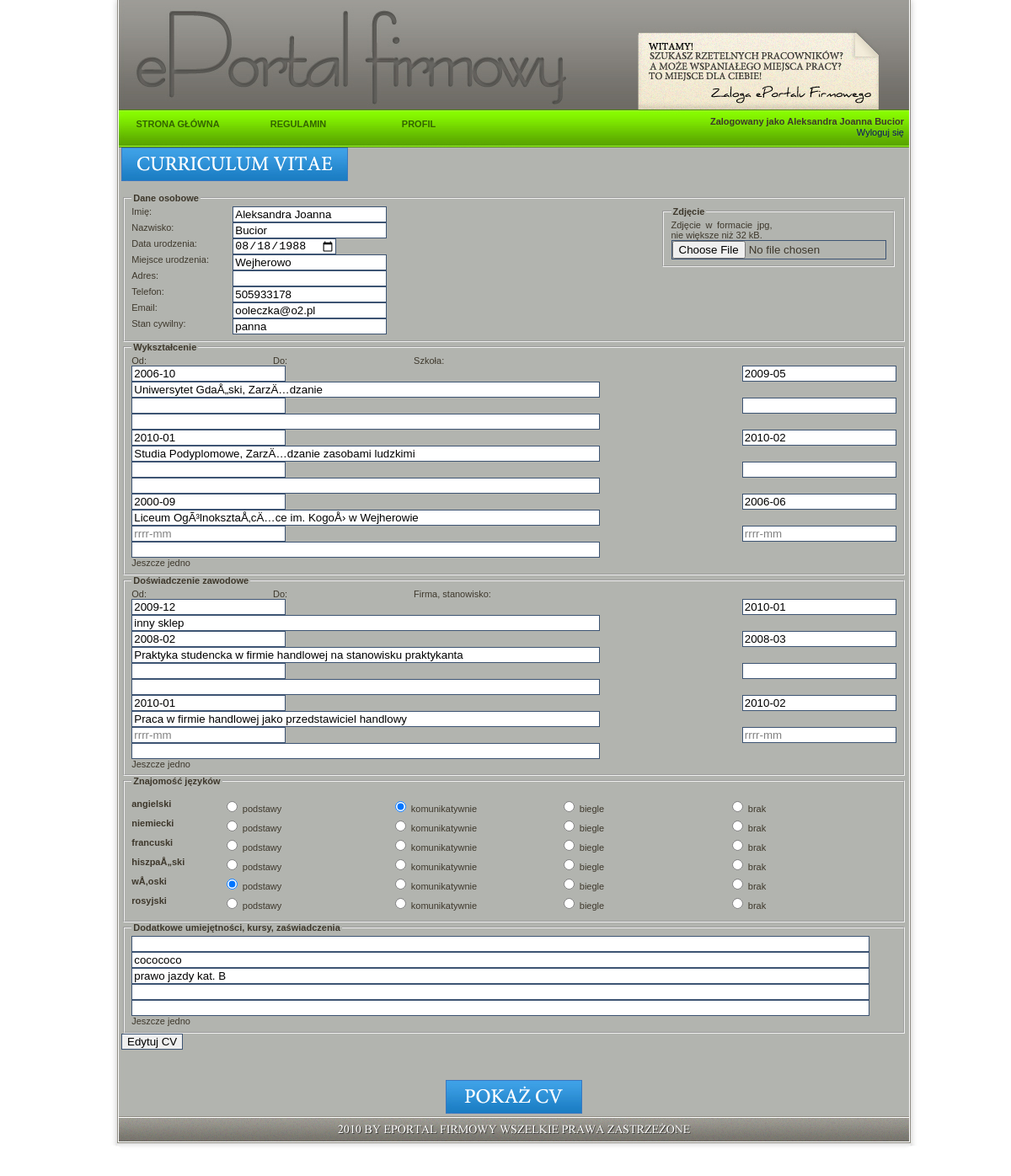
Before: /edytuj_cv.php (signed in) with the older database file.
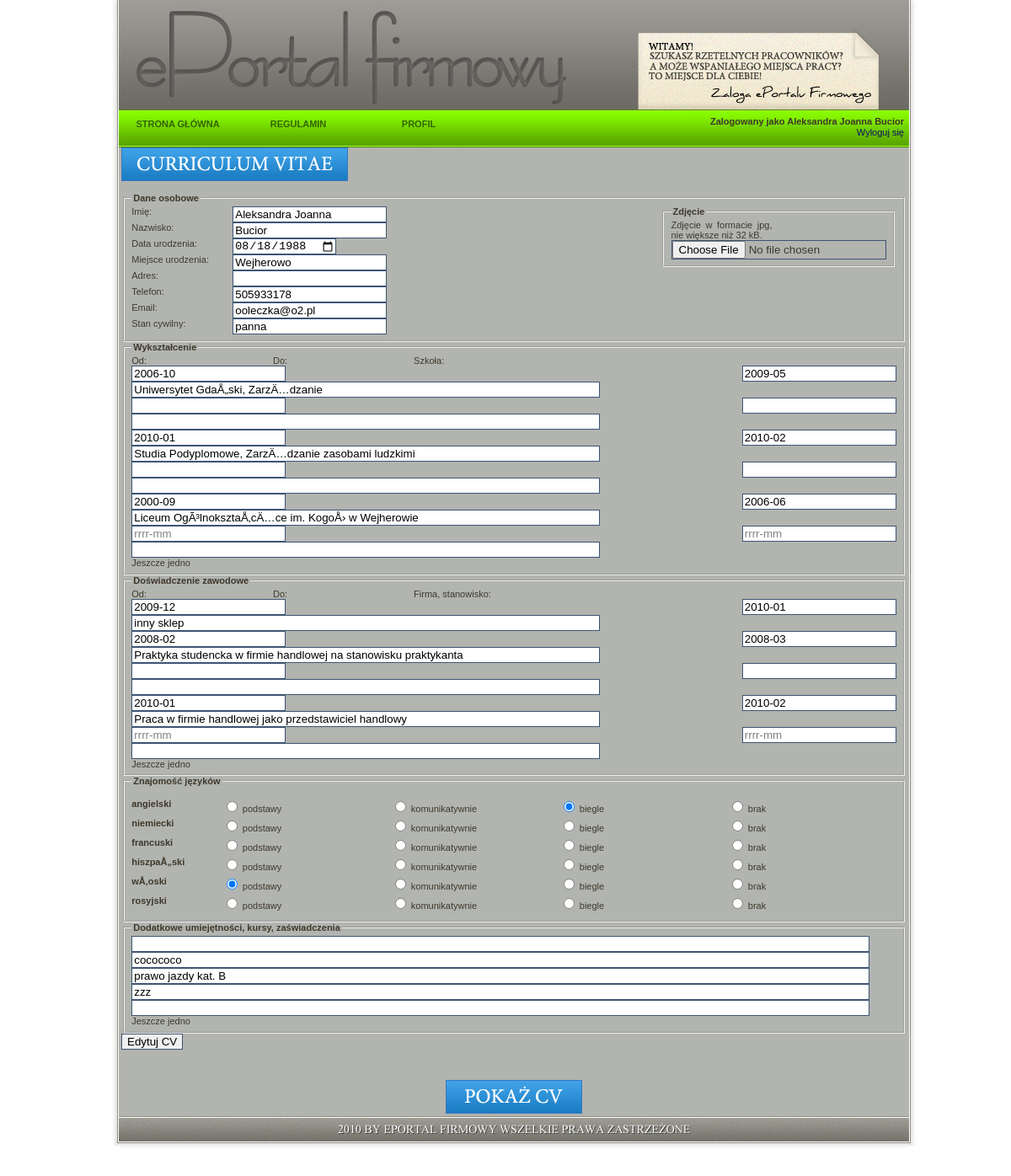
After: the same page with the newer database file.
### tables this page shows
CREATE TABLE IF NOT EXISTS `jezyki` (
  `pracownik_id` int(11) NOT NULL,
  `jezyk_id` int(11) NOT NULL,
  `poziom_id` int(11) NOT NULL
);

CREATE TABLE IF NOT EXISTS `jezyki_poziom` (
  `id` int(11) NOT NULL AUTO_INCREMENT,
  `nazwa` varchar(20) NOT NULL,
  PRIMARY KEY (`id`)
);

CREATE TABLE IF NOT EXISTS `dodatkowe` (
  `id` int(11) NOT NULL,
  `pracownik_id` int(11) NOT NULL,
  `nazwa` varchar(50) NOT NULL
);

### edytuj_cv.php (the view, shortened to what the changed rows need)
<?php
	require_once('header.php');
?>
<td class="content" style="padding-right: 44px; padding-left: 44px">
	<?php
		if (isset($_SESSION['id_obecne'])) {
			if ($_SESSION['typ'] == 'p' ) {
				$dbc = mysqli_connect(DB_HOST, DB_USER, DB_PASSWORD, DB_NAME);
				$id_obecne = $_SESSION['id_obecne'];
	?>
	<div id="cv_edit">
		<img src="img/cv.jpg" alt="cv" ><br /><br />
		<form enctype="multipart/form-data" method="POST" action="create_cv.php" onSubmit="return wal_cv(this)" >
			<fieldset>
			<div id="jezyki">
                             <?php
                                $query = "SELECT * FROM jezyki_lista ";
				$result = mysqli_query($dbc, $query);
				while($row = mysqli_fetch_array($result) ) {
                                $nazwa=$row['nazwa'];
                                $id_jezyk=$row['id'];
                                ?>
                            <p><input type="hidden" id="jezyk<?php echo $id_jezyk; ?>" name="jezyk" value="<?php echo $nazwa; ?>" />
                                <?php echo '<b>'.$nazwa.'</b>';
                             $query2 = "SELECT * FROM jezyki_poziom ORDER BY id ";
				$result2 = mysqli_query($dbc, $query2);
                                while($row2 = mysqli_fetch_array($result2) ) {
                                     $nazwa=$row2['nazwa'];
                                     $id=$row2['id'];
                                     $query3 = "SELECT poziom_id FROM jezyki WHERE pracownik_id='$id_obecne' AND jezyk_id='$id_jezyk'";
                                     $result3 = mysqli_query($dbc, $query3);
                                    $row3 = mysqli_fetch_array($result3) ;
                                     ?>
                                <label for="<?php echo $nazwa.$id_jezyk; ?>">
                                <input type="radio" name="<?php echo $id_jezyk; ?>" id="<?php echo $nazwa.$id_jezyk; ?>" value="<?php echo $id; ?>" <?php if ($row3['poziom_id'] == $id) { echo 'checked="checked"'; }  ?> /> <?php echo $nazwa; ?>
                                </label>
                                <?php
                                }
                            ?></p>
                                <?php
                                }
				?>
                        </div>
                        </fieldset>
			<fieldset>
			<div id="dodatkowe">
				<?php
					$query = "SELECT nazwa FROM dodatkowe WHERE pracownik_id = '$id_obecne'";
					$result = mysqli_query($dbc, $query);
                                        $i=0;
					while($row = mysqli_fetch_array($result) ) {
                                        $i++;
				?>
				<input type="text" name="dodatk<?php echo $i; ?>" class="dodatk" value="<?php echo $row['nazwa']; ?>"/>
				<?php
					}
                                        $i++;
				?>
				<input type="text" name="dodatk<?php echo $i; ?>" class="dodatk" /><br/>
			</div>
			</fieldset>
			</form>
	<br/>
	</div>	<br /><br />
        <?php
			}
			else echo 'Nie możesz tu być, wracaj do siebie!';
		}
		else {
	?>
			<br/><br/>
				Zaloguj się lub <a href='index.php'>zarejestruj</a>, aby mieć dostęp do tej strony.
			<br/><br/>
	<?php
		}
	?>
</td>

Changed rows visible on the page:
changed jezyki "☐ podstawy": poziom_id "☐ biegle" → "☑ biegle"; poziom_id "☑ komunikatywnie" → "☐ komunikatywnie"
changed dodatkowe: dodatk4 (not shown) → "zzz"
